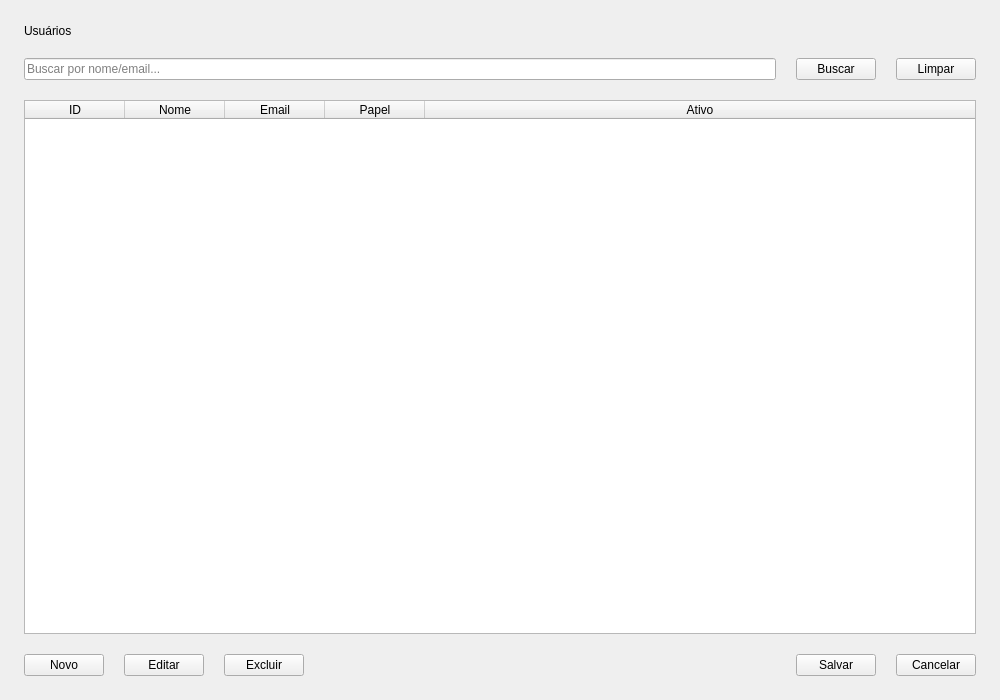
<?xml version='1.0' encoding='UTF-8'?>
<ui version="4.0">
  <class>UsuariosWindow</class>
  <widget class="QWidget" name="UsuariosWindow">
    <property name="geometry">
      <rect>
        <x>0</x>
        <y>0</y>
        <width>1000</width>
        <height>700</height>
      </rect>
    </property>
    <property name="windowTitle">
      <string>Usuários</string>
    </property>
    <layout class="QVBoxLayout" name="verticalLayout">
      <property name="spacing">
        <number>20</number>
      </property>
      <property name="leftMargin">
        <number>24</number>
      </property>
      <property name="topMargin">
        <number>24</number>
      </property>
      <property name="rightMargin">
        <number>24</number>
      </property>
      <property name="bottomMargin">
        <number>24</number>
      </property>
      <item>
        <widget class="QLabel" name="lbl_title">
          <property name="text">
            <string>Usuários</string>
          </property>
          <property name="alignment">
            <set>Qt::AlignmentFlag::AlignLeft | Qt::AlignmentFlag::AlignVCenter</set>
          </property>
        </widget>
      </item>
      <item>
        <layout class="QHBoxLayout" name="searchLayout">
          <property name="stretch">
            <string>3,0,0</string>
          </property>
          <item>
            <widget class="QLineEdit" name="le_search">
              <property name="sizePolicy">
                <sizepolicy hsizetype="Expanding" vsizetype="Fixed">
                  <horstretch>0</horstretch>
                  <verstretch>0</verstretch>
                </sizepolicy>
              </property>
              <property name="placeholderText">
                <string>Buscar por nome/email...</string>
              </property>
            </widget>
          </item>
          <item>
            <widget class="QPushButton" name="btn_search">
              <property name="text">
                <string>Buscar</string>
              </property>
            </widget>
          </item>
          <item>
            <widget class="QPushButton" name="btn_reset">
              <property name="text">
                <string>Limpar</string>
              </property>
            </widget>
          </item>
        </layout>
      </item>
      <item>
        <widget class="QTableWidget" name="tbl_users">
          <property name="editTriggers">
            <set>QAbstractItemView::EditTrigger::NoEditTriggers</set>
          </property>
          <property name="selectionBehavior">
            <enum>QAbstractItemView::SelectionBehavior::SelectRows</enum>
          </property>
          <property name="rowCount">
            <number>0</number>
          </property>
          <property name="columnCount">
            <number>5</number>
          </property>
          <column>
            <property name="text">
              <string>ID</string>
            </property>
          </column>
          <column>
            <property name="text">
              <string>Nome</string>
            </property>
          </column>
          <column>
            <property name="text">
              <string>Email</string>
            </property>
          </column>
          <column>
            <property name="text">
              <string>Papel</string>
            </property>
          </column>
          <column>
            <property name="text">
              <string>Ativo</string>
            </property>
          </column>
          <attribute name="horizontalHeaderStretchLastSection">
            <bool>true</bool>
          </attribute>
          <attribute name="verticalHeaderVisible">
            <bool>false</bool>
          </attribute>
        </widget>
      </item>
      <item>
        <layout class="QHBoxLayout" name="actionsLayout">
          <item>
            <widget class="QPushButton" name="btn_novo">
              <property name="text">
                <string>Novo</string>
              </property>
            </widget>
          </item>
          <item>
            <widget class="QPushButton" name="btn_editar">
              <property name="text">
                <string>Editar</string>
              </property>
            </widget>
          </item>
          <item>
            <widget class="QPushButton" name="btn_excluir">
              <property name="text">
                <string>Excluir</string>
              </property>
            </widget>
          </item>
          <item>
            <spacer name="hspacer">
              <property name="orientation">
                <enum>Qt::Orientation::Horizontal</enum>
              </property>
              <property name="sizeHint" stdset="0">
                <size>
                  <width>40</width>
                  <height>20</height>
                </size>
              </property>
            </spacer>
          </item>
          <item>
            <widget class="QPushButton" name="btn_salvar">
              <property name="text">
                <string>Salvar</string>
              </property>
            </widget>
          </item>
          <item>
            <widget class="QPushButton" name="btn_cancelar">
              <property name="text">
                <string>Cancelar</string>
              </property>
            </widget>
          </item>
        </layout>
      </item>
    </layout>
  </widget>
  <resources />
  <connections />
</ui>
